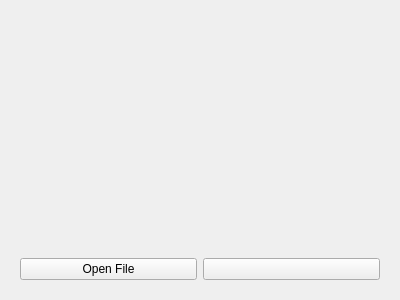
<?xml version="1.0" encoding="UTF-8"?>
<ui version="4.0">
 <class>viewer</class>
 <widget class="QWidget" name="viewer">
  <property name="geometry">
   <rect>
    <x>0</x>
    <y>0</y>
    <width>400</width>
    <height>300</height>
   </rect>
  </property>
  <property name="windowTitle">
   <string>Form</string>
  </property>
  <layout class="QGridLayout" name="gridLayout_2">
   <item row="0" column="0">
    <widget class="QWidget" name="widget" native="true">
     <layout class="QGridLayout" name="gridLayout">
      <item row="0" column="0">
       <widget class="GraphicsLayoutWidget" name="graphicsView" native="true"/>
      </item>
      <item row="1" column="0">
       <layout class="QHBoxLayout" name="horizontalLayout">
        <property name="sizeConstraint">
         <enum>QLayout::SetMinimumSize</enum>
        </property>
        <item>
         <widget class="QPushButton" name="btn_openfile">
          <property name="text">
           <string>Open File</string>
          </property>
         </widget>
        </item>
        <item>
         <widget class="QPushButton" name="btn_play_pause">
          <property name="text">
           <string/>
          </property>
          <property name="icon">
           <iconset>
            <normaloff>../../Downloads/Play button Png.png</normaloff>../../Downloads/Play button Png.png</iconset>
          </property>
         </widget>
        </item>
       </layout>
      </item>
     </layout>
    </widget>
   </item>
  </layout>
 </widget>
 <customwidgets>
  <customwidget>
   <class>GraphicsLayoutWidget</class>
   <extends>QWidget</extends>
   <header>pyqtgraph</header>
   <container>1</container>
  </customwidget>
 </customwidgets>
 <resources/>
 <connections/>
</ui>
